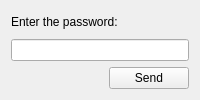
<?xml version="1.0" encoding="UTF-8"?>
<ui version="4.0">
 <class>RequestPassword</class>
 <widget class="QWidget" name="RequestPassword">
  <property name="windowModality">
   <enum>Qt::ApplicationModal</enum>
  </property>
  <property name="geometry">
   <rect>
    <x>0</x>
    <y>0</y>
    <width>200</width>
    <height>100</height>
   </rect>
  </property>
  <property name="minimumSize">
   <size>
    <width>200</width>
    <height>100</height>
   </size>
  </property>
  <property name="maximumSize">
   <size>
    <width>220</width>
    <height>120</height>
   </size>
  </property>
  <property name="windowTitle">
   <string>Form</string>
  </property>
  <layout class="QGridLayout" name="gridLayout">
   <item row="0" column="0">
    <layout class="QVBoxLayout" name="verticalLayout">
     <item>
      <widget class="QLabel" name="label">
       <property name="text">
        <string>Enter the password:</string>
       </property>
      </widget>
     </item>
     <item>
      <widget class="QLineEdit" name="lineEdit_EnterPass"/>
     </item>
     <item>
      <layout class="QHBoxLayout" name="horizontalLayout">
       <item>
        <spacer name="horizontalSpacer">
         <property name="orientation">
          <enum>Qt::Horizontal</enum>
         </property>
         <property name="sizeHint" stdset="0">
          <size>
           <width>40</width>
           <height>20</height>
          </size>
         </property>
        </spacer>
       </item>
       <item>
        <widget class="QPushButton" name="pushButton_SendRequest">
         <property name="text">
          <string>Send</string>
         </property>
        </widget>
       </item>
      </layout>
     </item>
    </layout>
   </item>
  </layout>
 </widget>
 <resources/>
 <connections/>
</ui>
